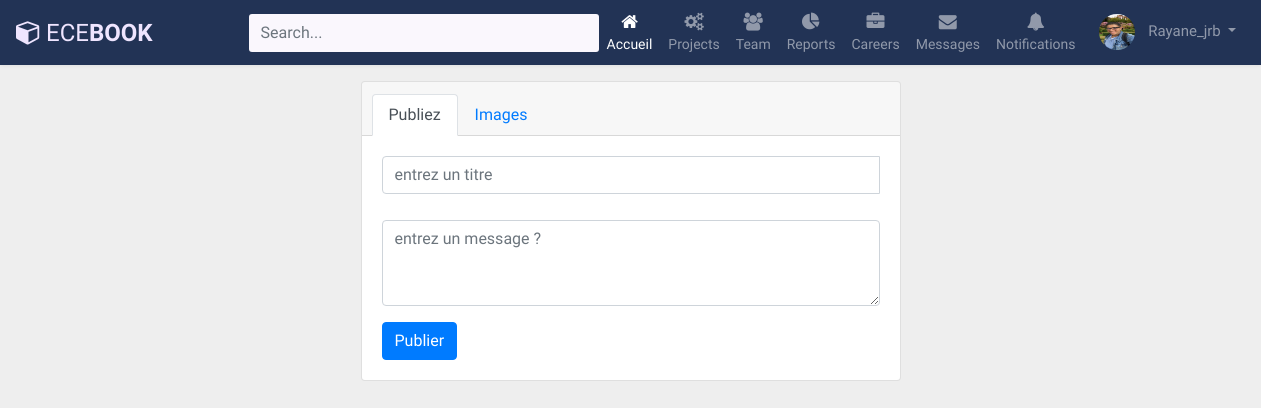
The page /views/index2.php (signed in) on the database as committed earlier.
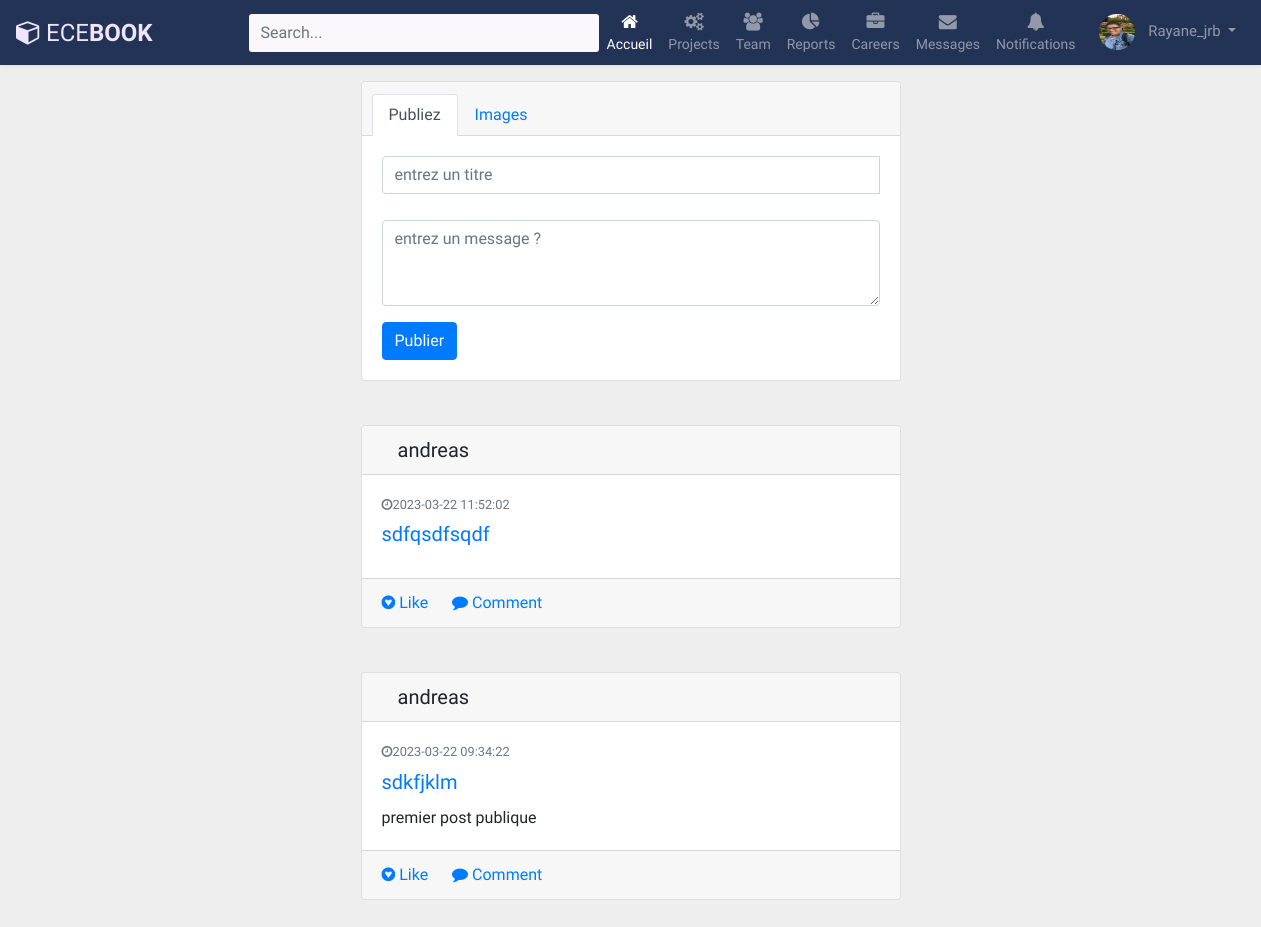
The same page on the database as committed later.
### tables this page shows
CREATE TABLE IF NOT EXISTS `post` (
  `id_post` int NOT NULL AUTO_INCREMENT,
  `message` varchar(255) DEFAULT NULL,
  `image` varchar(255) DEFAULT NULL,
  `nomcrea` varchar(255) DEFAULT NULL,
  `titre` varchar(255) DEFAULT NULL,
  `id_user` int DEFAULT NULL,
  `pseudo` varchar(255) DEFAULT NULL,
  `publique` tinyint(1) DEFAULT '0',
  `date` timestamp NOT NULL DEFAULT CURRENT_TIMESTAMP,
  PRIMARY KEY (`id_post`),
  KEY `id_user` (`id_user`)
);

CREATE TABLE IF NOT EXISTS `utilisateur` (
  `id_user` int NOT NULL AUTO_INCREMENT,
  `nom` varchar(255) DEFAULT NULL,
  `prenom` varchar(255) DEFAULT NULL,
  `image` varchar(255) NOT NULL,
  `ville` varchar(255) DEFAULT NULL,
  `adressemail` varchar(255) DEFAULT NULL,
  `mdp` varchar(255) DEFAULT NULL,
  `roll` enum('etudiant','professeur','admin') DEFAULT 'etudiant',
  `promo` varchar(255) DEFAULT NULL,
  `datedenaissance` date DEFAULT NULL,
  `description` varchar(255) DEFAULT NULL,
  `pseudo` varchar(255) DEFAULT NULL,
  `code_confirmation` varchar(255) NOT NULL,
  `confirmer` tinyint(1) NOT NULL,
  PRIMARY KEY (`id_user`)
);

### controller/database.php (called while the page is built, shortened)
<?php
class Database{
    private static $dns;
    private static $user;
    private static $password;
    private static $database;
    public function __construct()
    {
        self::$dns = "mysql:host=localhost;dbname=ecebook;port=3306";
        self::$user = "root";
        self::$password = "";
        try {
            self::$database = new PDO(self::$dns, self::$user, self::$password);
            self::$database->setAttribute(PDO::ATTR_ERRMODE, PDO::ERRMODE_EXCEPTION);
        } catch(PDOException $e) {
            echo "Erreur de connexion à la base de données: " . $e->getMessage();
            die();
        }
    }
    public static function getInstance() {
        return self::$database;
    }
public function GetUserById($user_id) {
    $database = self::getInstance();
    $query = "SELECT * FROM utilisateur WHERE id_user = ?";
    $statement = $database->prepare($query);
    $statement->bindParam(1, $user_id, PDO::PARAM_INT);
    $statement->execute();
    $user = $statement->fetch(PDO::FETCH_ASSOC);
    return $user;
}
function getAllPosts() {
    $pdo = self::getInstance();
    $sql = "SELECT * FROM post ORDER BY date DESC";
    $statement = $pdo->prepare($sql);
    $statement->execute();
    return $statement->fetchAll(PDO::FETCH_ASSOC);
}
}

### views/index2.php (the view, shortened to what the changed rows need)
<?php
require("../controller/database.php");
$db = new Database();
$posts = $db->getAllPosts();
$subs = $db->getSubsByUser1Id($_SESSION["id_user"]);
if (empty($subs)) {
    $posts = array_filter($posts, function ($post) {
        return $post['publique'] == 1;
    });
}
$posts = array_values($posts);
?>
<!DOCTYPE html>
<html lang="en">
<head>
    <link href="https://stackpath.bootstrapcdn.com/font-awesome/4.7.0/css/font-awesome.min.css" rel="stylesheet"
>
    <link rel="stylesheet" href="https://stackpath.bootstrapcdn.com/bootstrap/4.1.1/css/bootstrap.min.css">
    <link href="//maxcdn.bootstrapcdn.com/bootstrap/4.1.1/css/bootstrap.min.css" rel="stylesheet" id="bootstrap-css">
</head>
<body>
<?php  require("../model/navbar.php") ?>
    <div class="container gedf-wrapper">
        <div class="row">
            <div class="col-md-6 gedf-main">
                <?php foreach ($posts as $post): ?>
                    <?php
                    $user_id = $post['id_user'];
                    $user = $db->getUserById($user_id);
                    ?>
                    <div class="card gedf-card">
                        <div class="card-header">
                            <div class="d-flex justify-content-between align-items-center">
                                <div class="d-flex justify-content-between align-items-center">
                                    <div class="ml-2">
                                        <div class="h5 m-0"><?=  $user["pseudo"] ?></div>
                                    </div>
                                </div>
                            </div>
                        </div>
                        <div class="card-body">
                            <div class="text-muted h7 mb-2"> <i class="fa fa-clock-o"></i><?= $post["date"]?></div>
                            <a class="card-link" href="#">
                                <h5 class="card-title"><?= $post["titre"] ?></h5>
                            </a>
                            <p class="card-text">
                            <?=  $post["message"] ?>
                            </p>
                        </div>
                        <div class="card-footer">
                            <?php
                            $likes = $db->GetLikeByPostId($post["id_post"]);
                            if(isset($likes["type"])){
                                if($likes["type"] == 0) {
                                    echo '<a href="../model/addLike.php?post_id='.$post["id_post"].'&user_id='.$post["id_user"].'&type=1" class="card-link"><i class="fa fa-gittip" name="like"></i> Like</a>';
                                } else if($likes["type"] == 1) {
                                    echo '<a href="../model/addLike.php?post_id='.$post["id_post"].'&user_id='.$post["id_user"].'&type=0" class="card-link"><i class="fa fa-gittip" name="like"></i> Dislike</a>';
                                }
                            } else {
                                echo '<a href="../model/addLike.php?post_id='.$post["id_post"].'&user_id='.$post["id_user"].'&type=1" class="card-link"><i class="fa fa-gittip" name="like"></i> Like</a>';
                            }
                            ?>
                            <a href="tempo_ajout_commentaire.php?id_post=<?php echo $post["id_post"]?>" class="card-link"><i class="fa fa-comment"></i> Comment</a>
                    </div>
                    </div>
                <?php endforeach ; ?>
            </div>
        </div>
    </div>
</body>
</html>

Rows that differ between the two databases and show on the page:
added post: id_user.pseudo "andreas", date "2023-03-22 11:52:02", titre "sdfqsdfsqdf"
added post: id_user.pseudo "andreas", date "2023-03-22 09:34:22", titre "sdkfjklm", message "premier post publique"
